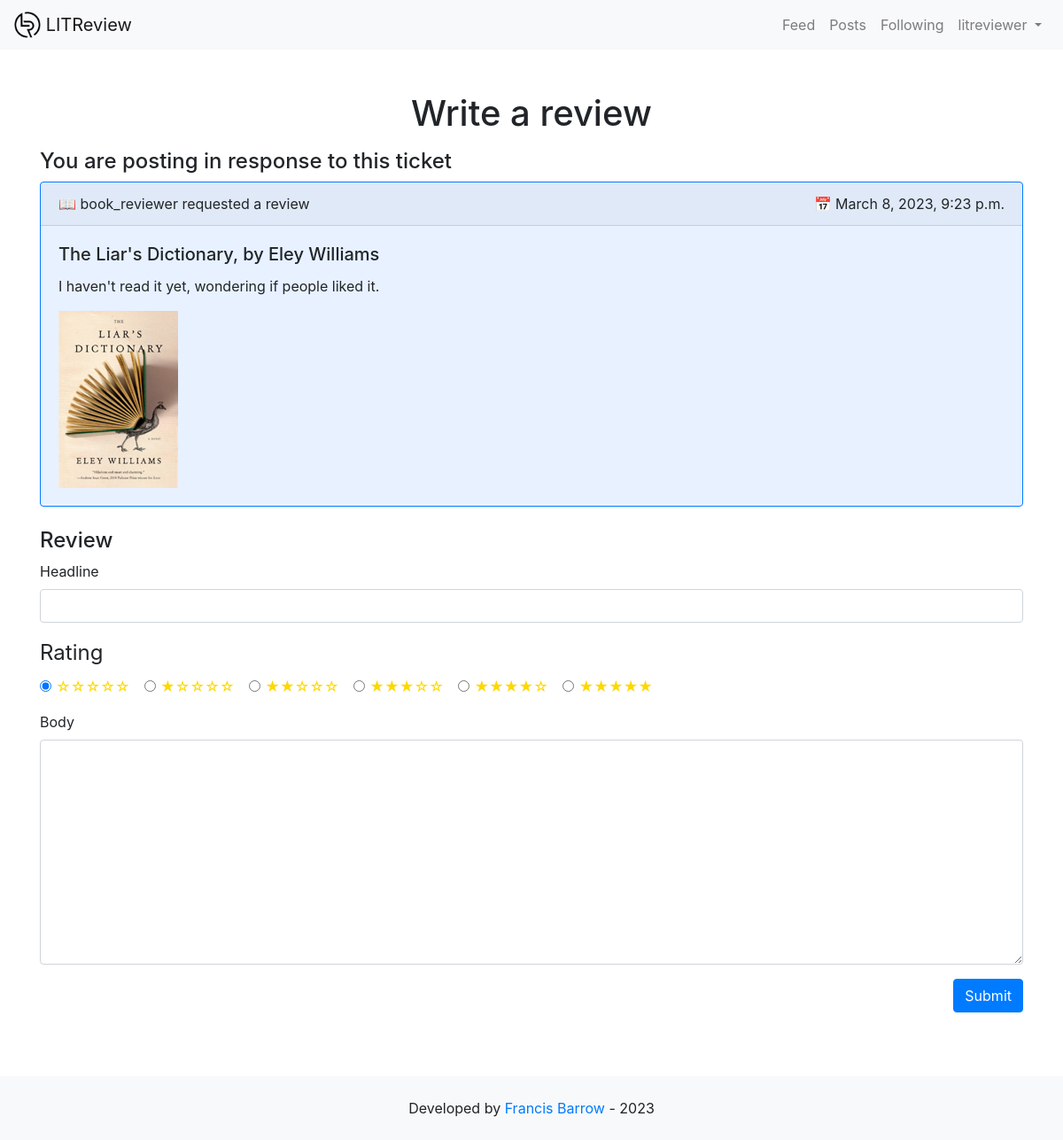
Page /tickets/8/write_review/ (signed in) on the committed database.
### authentication/models.py (models this page shows)
class User(AbstractUser):
    follows = models.ManyToManyField(
        'self',
        symmetrical=False,
        blank=True
    )

### reviews/models.py (models this page shows, shortened)
class Ticket(models.Model):
    IMAGE_MAX_SIZE = (700, 200)
    title = models.CharField(max_length=128)
    description = models.TextField(max_length=2048, blank=True)
    user = models.ForeignKey(to=settings.AUTH_USER_MODEL,
                             on_delete=models.CASCADE)
    image = models.ImageField(null=True, blank=True)
    time_created = models.DateTimeField(auto_now_add=True)

### reviews/views.py (the view, shortened to what this page needs)
@login_required
def write_review_from_ticket(request, ticket_id):
    form = forms.ReviewForm()
    ticket = get_object_or_404(models.Ticket, id=ticket_id)
    reviews = ticket.review_set.all()
    for review in reviews:
        if review.user == request.user:
            messages.warning(request,
                             "You already posted a review for this ticket. "
                             "You can edit your review here.")
            return redirect('edit_review', review.id)
    return render(request,
                  'reviews/write_review.html',
                  context={'form': form,
                           'ticket': ticket})

### reviews/forms.py
class ReviewForm(forms.ModelForm):
    def __init__(self, *args, **kwargs):
        super().__init__(*args, **kwargs)
        self.helper = FormHelper()
        self.helper.layout = Layout(
            'headline',
            InlineRadios('rating', css_class='stars'),
            'body'
        )
        self.helper.form_tag = False
        self.helper.disable_csrf = True
    class Meta:
        model = models.Review
        fields = ['headline', 'rating', 'body']
        widgets = {'rating': forms.RadioSelect()}

### reviews/templatetags/reviews_extras.py (called while the page is built)
@register.simple_tag(takes_context=True)
def get_poster_display(context, user):
    if context['user'] == user:
        return 'You'
    return user.username

### reviews/templates/reviews/write_review.html (shortened to what this page needs)
{% extends 'base.html' %}
{% load crispy_forms_tags %}
{% block content %}
<h1 class="text-center mt-5 mb-3">Write a review</h1>
<h4>You are posting in response to this ticket</h4>
{% include 'reviews/partials/ticket_snippet.html' with reviewing=True %}
<h4 class="mt-4">Review</h4>
<form method="post">
    {% crispy form %}
    <input class=" btn btn-primary float-right mb-5" type="submit" value="Submit">
</form>
{% endblock %}

### templates/base.html (shortened to what this page needs)
{% load static %}
{% load bootstrap4 %}
{% bootstrap_css %}
<html>
    <head>
        <link rel="stylesheet" href="{% static 'styles.css' %}">
    </head>
    <body class="d-flex flex-column h-100">
        <nav class="navbar sticky-top navbar-expand-md navbar-light bg-light">
            <a class="navbar-brand" href="{% url 'feed' %}">
                <img src="{% static 'media/LITReview_Logo_Sq.png' %}" width="30" height="30" class="d-inline-block align-top" alt="">
                LITReview
            </a>
            <div class="collapse navbar-collapse" id="navbarNav">
                <ul class="navbar-nav ml-auto">
                    {% if user.is_authenticated %}
                        <li class="nav-item"><a class="nav-link" href="{% url 'feed' %}">Feed</a></li>
                        <li class="nav-item"><a class="nav-link" href="{% url 'posts' %}">Posts</a></li>
                        <li class="nav-item"><a class="nav-link" href="{% url 'following' %}">Following</a></li>
                        <li class="nav-item dropdown">
                            <a class="nav-link dropdown-toggle" href="#" role="button" data-toggle="dropdown" aria-expanded="false">
                                {{ user.username }}
                            </a>
                        </li>
                    {% endif %}
                </ul>
            </div>
        </nav>
        <main role="main" class="">
            <div class="container">
                {% block content %}{% endblock %}
            </div>
        </main>
        <footer class="mt-auto px-auto">
            <div class="text-center bg-light py-4 px-0 mt-4">
                <span>
                    Developed by
                    <a href="https://github.com/franfif/"
                       target="_blank" rel="noopener noreferrer">
                        Francis Barrow
                    </a>
                    - 2023
                </span>
            </div>
        </footer>
    </body>
</html>

### reviews/templates/reviews/partials/ticket_snippet.html (shortened to what this page needs)
{% load reviews_extras %}
<div class="card border-primary bg-ticket my-2">
    <div class="card-header d-flex">
        <span class="flex-fill ">📖 {% get_poster_display ticket.user %} requested a review</span>
        <span class="flex-fill text-right">📅 {{ ticket.time_created }}</span>
    </div>
    <div class="card-body">
        <h5 class="card-title">{{ ticket.title }}</h5>
        <div class="card-text">{{ ticket.description }}</div>
        <div class="row align-items-end">
            <div class="card-img-container mt-3 col">
            {% if ticket.image %}
                  <img src="{{ ticket.image.url }}" alt="">
            {% endif %}
            </div>
        </div>
    </div>
</div>

### static/styles.css (style rules this page uses)
.bg-ticket { background-color: rgb(232, 241, 255); }
.card-img-container img { max-width: 100%; height: auto; }
.stars { color: gold; }

### rows in the picture
User: username "litreviewer"
Ticket: user.username "book_reviewer", time_created "March 8, 2023, 9:23 p.m.", title "The Liar's Dictionary, by Eley Williams", description "I haven't read it yet, wondering if people liked it.", image (picture)
